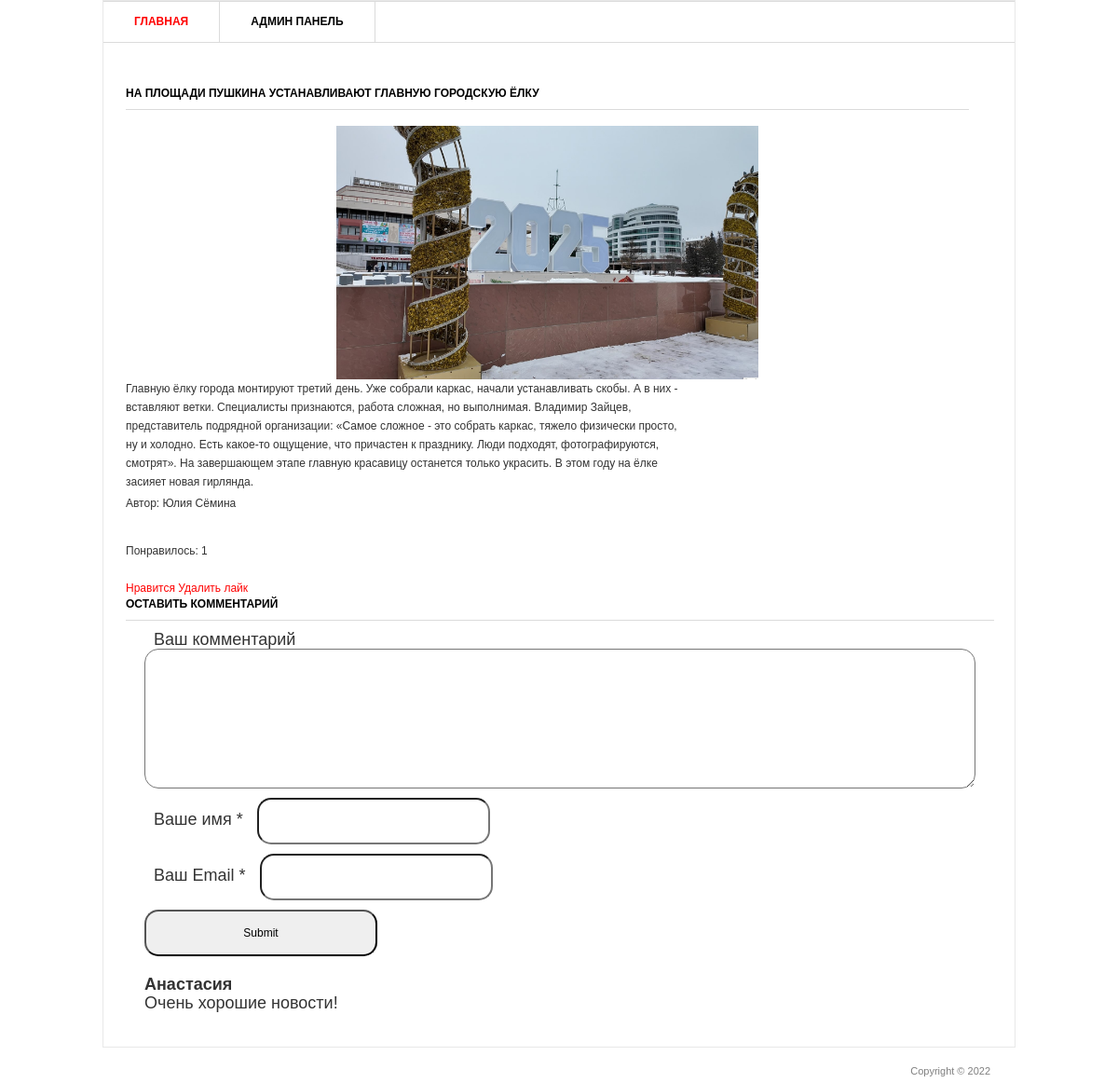
/1/, run on the app's committed database.
### blog/models.py (models this page shows, shortened)
class Post(models.Model):
    title = models.CharField('Заголовок записи', max_length=100)
    description = models.TextField('Текст записи')
    author = models.CharField('Имя автора', max_length=20)
    data = models.DateField('Дата публикации')
    img = models.ImageField('Изображение',upload_to='image/%Y')
    class Meta():
        verbose_name = 'Запись'
        verbose_name_plural = 'Записи'

class Comments(models.Model):
    email  = models.EmailField()
    name = models.CharField('Имя', max_length=50)
    text_comments = models.TextField("Текст комментария", max_length=2000)
    post = models.ForeignKey(Post, verbose_name='Публикация', on_delete=models.CASCADE)
    class Meta():
        verbose_name = 'Комментарий'
        verbose_name_plural = 'Комментарии'

### blog/views.py (the view)
# urls.py: path('<int:pk>/', views.PostDetail.as_view()),
class PostDetail(View):
    def get(self, request, pk):
        post = Post.objects.get(id=pk)
        return render(request, 'blog/blog_detail.html', {'post': post})

### templates/blog/blog_detail.html (shortened to what this page needs)
{% load static %}
<html >
<head>
   <link rel="stylesheet" href="{% static 'css/style.css' %}" type="text/css" media="all" />
</head>
<body>
<div class="shell">
	<div class="border">
		<div id="navigation">
			<ul>
			    <li><a href="/" class="active">Главная</a></li>
			    <li><a href="/admin">Админ панель</a></li>
			</ul>
		</div>
		<div id="main">
   			<div id="content" class="left">
      			<div class="projects">
         			<h3>{{ post.title }}</h3>
                  <p align="center">
                    <img src="{{ post.img.url }}" width="50%"/>
                  </p>
         			<div class="item">
						<div class="text left">
               				<p>{{ post.description }}</p>
               				<p>Автор:  {{ post.author }}</p>
            			</div>
         			</div>
     			 </div>
   			</div>
			<div>
				<br>
				<p>Понравилось: {{ post.likes_set.all.count }}</p>
				<br>
				<a href="{% url 'add_likes' post.id %}">Нравится</a>
				<a href="{% url 'del_likes' post.id %}">Удалить лайк</a>
			</div>
			<div class="form-comment">
				<h3>Оставить комментарий</h3>
				<div>
					<form action="{% url 'add_comments' post.id %}" method="post">
						<div>
							<label>Ваш комментарий</label>
							<textarea name="text_comments"></textarea>
						</div>
						<div>
							<label>Ваше имя *</label>
							<input type="text" name="name">
						</div>
						<div>
							<label>Ваш Email *</label>
							<input type="email" name="email">
						</div>
						<div><input type="submit"></div>
					</form>
				</div>
			</div>
			<div>
				{% for comment in post.comments_set.all %}
				<div class="view-comment">
					<h4>{{ comment.name }}</h4>
					<p>
						{{ comment.text_comments }}
					</p>
				</div>
				{% endfor %}
			</div>
		</div>
	</div>
	<div id="footer">
		<p class="copy right">Copyright &copy;  2022 </p>
	</div>
</div>
</body>
</html>

### static/css/style.css (style rules this page uses)
* { margin: 0; padding: 0; outline:0; }
body { font-size: 12px; line-height: 20px; font-family: Georgia, Arial, Helvetica, Sans-Serif; color: #333; background: url() repeat 0 0; }
a { color: #ff0000; text-decoration: none; cursor:pointer; }
input, textarea, select { font-family: Arial, Helvetica, sans-serif; font-size:12px; }
textarea { overflow:auto; }
.left, .alignleft { float: left; display: inline; }
.right, .alignright { float: right; display: inline; }
.shell { width: 980px; margin: 0 auto; }
.border { border: 1px solid #e8e8e8; background: #fff; position: relative; }
#navigation { height: 43px; border-top: 1px solid #dbdbdb; border-bottom: 1px solid #dbdbdb; }
#navigation ul { list-style: none; }
#navigation ul li { float: left; height: 43px; border-right: 1px solid #dbdbdb; font-size: 12px; line-height: 43px; font-weight: bold; text-transform: uppercase; }
#navigation ul li a { float: left; height: 43px; color: #000; padding: 0 33px; }
#navigation ul li a:hover, #navigation ul li a.active { color: #ff0000; text-decoration: none; }
#main { width: 932px; padding: 37px 24px 17px 24px; }
#main h3 { font-size: 12px; line-height: 15px; color: #000; text-transform: uppercase; border-bottom: 1px solid #dbdbdb; padding: 0 0 9px 0; }
#content { width: 905px; }
.projects { padding: 10px 0 0 0; }
.projects h3 { margin: 0 0 17px 0; }
.projects .item { margin: 0 0 28px 0; }
.projects .text { width: 600px; }
.projects .text p { padding: 0 0 3px 0; }
#footer { font-family: Arial, sans-serif; font-size: 11px; line-height: 14px; color: #7f7f7f; padding: 18px 27px 20px 38px; }
.form-comment { font-size: 18px; }
.form-comment label { margin: 10px 10px; }
.form-comment input { border-radius: 15px; padding: 15px; height: 50px; width: 250px; }
.form-comment textarea { border-radius: 15px; padding: 15px; height: 150px; width: 100%; resize: vertical; }
.form-comment div { margin: 10px; }
.view-comment { padding: 10px; margin: 10px; font-size: 18px; border-radius: 15px; }

### data on the page
Post: title "НА ПЛОЩАДИ ПУШКИНА УСТАНАВЛИВАЮТ ГЛАВНУЮ ГОРОДСКУЮ ЁЛКУ", img (picture), description "Главную ёлку города монтируют третий день. Уже собрали каркас, начали устанавливать скобы. А в них - вставляют ветки. Специалисты признаются, работа сложная, но выполнимая. Владимир Зайцев, представитель подрядной организации: «Самое сложное - это собрать каркас, тяжело физически просто, ну и холодно. Есть какое-то ощущение, что причастен к празднику. Люди подходят, фотографируются, смотрят». На завершающем этапе главную красавицу останется только украсить. В этом году на ёлке засияет новая гирлянда.", author "Юлия Сёмина", likes_set.all.count "1"
Comments: name "Анастасия", text_comments "Очень хорошие новости!"
